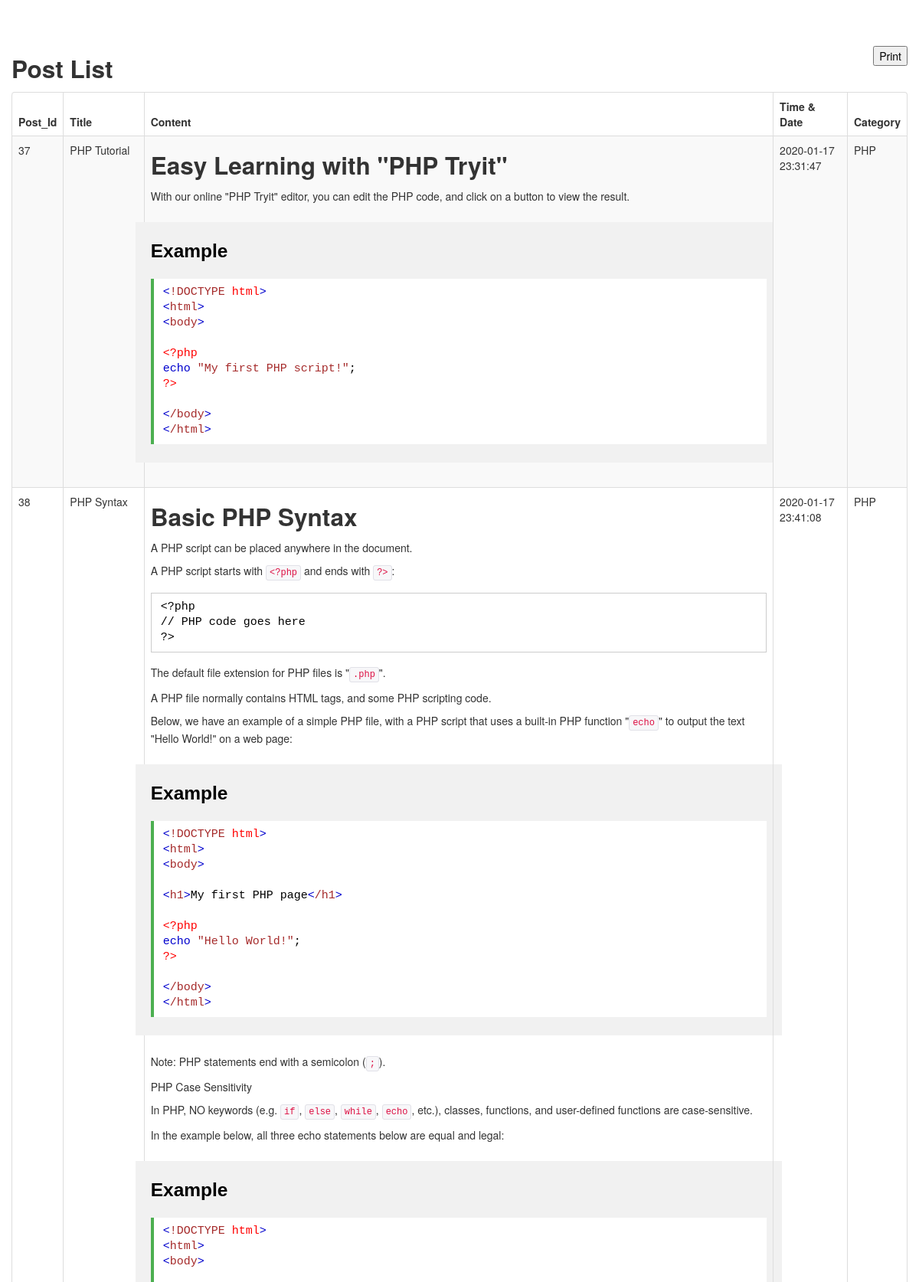
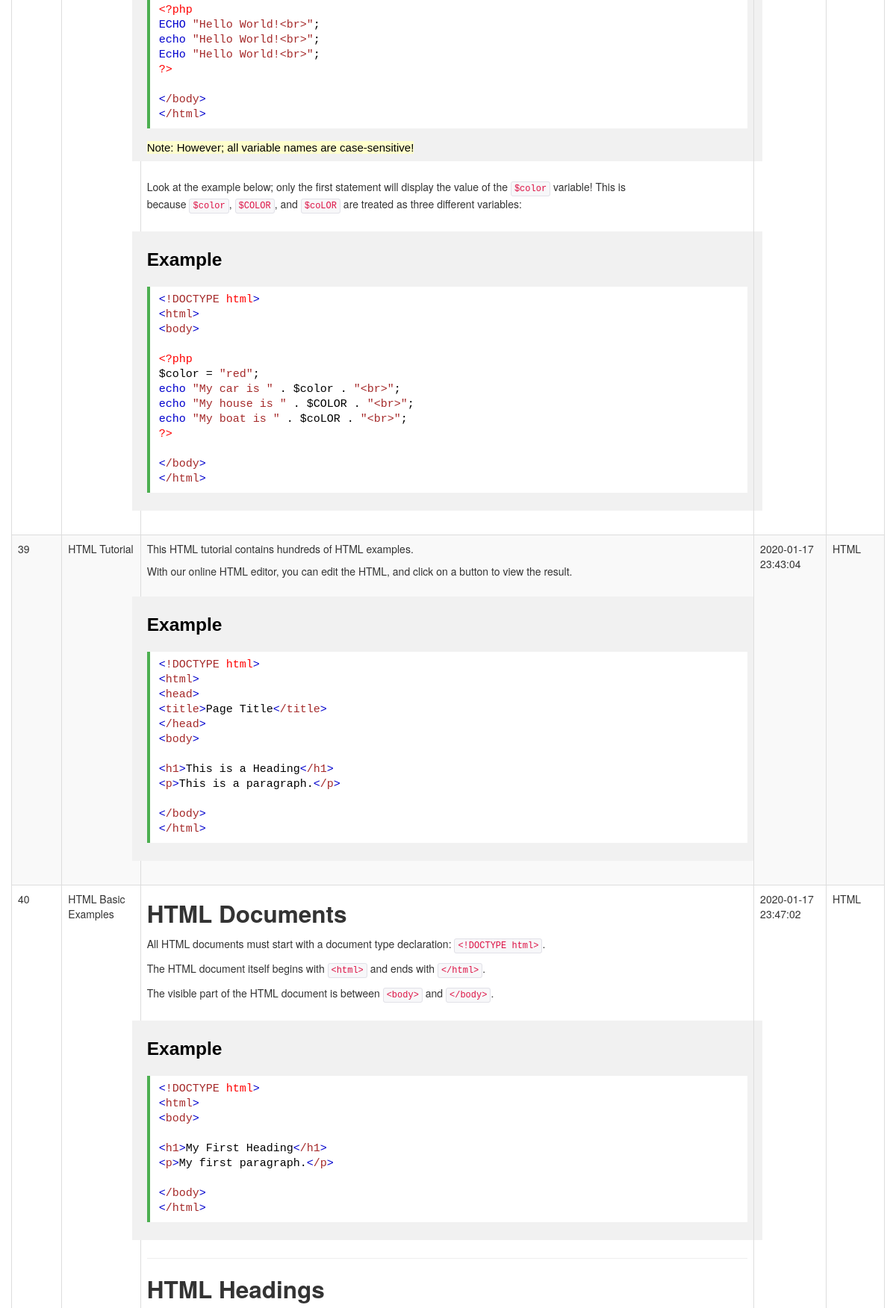
Screenshot of /teacher/post/report.php (upper part) with the database file from the repository (2 pictures, top to bottom).
### tables this page shows
CREATE TABLE `tbl_post` (
  `post_Id` int(11) NOT NULL,
  `title` varchar(255) DEFAULT NULL,
  `content` longtext DEFAULT NULL,
  `datetime_posted` timestamp NULL DEFAULT NULL,
  `cat_name` varchar(20) DEFAULT NULL
);

### teacher/post/report.php (the view, shortened to what this page needs)
<!DOCTYPE html>
<html>
<head>
	    <link href="../../bootstrap/css/bootstrap.min.css" rel="stylesheet" media="screen">
        <link href="../../bootstrap/css/bootstrap-responsive.min.css" rel="stylesheet" media="screen">
</head>
<body>
<div class="container" style="margin:5% auto;">
	 <button class='pull-right'onclick=window.print() id='print-button'>Print</button>
	 <h2>Post List</h2>
	  <table class="table table-striped table-bordered" id="example2">
                                        <thead>
                                        <tr>
                                            <th>Post_Id</th>
                                            <th>Title</th>
                                            <th>Content</th>
                                            <th>Time & Date</th>
                                            <th>Category</th>
                                        </tr>
                                    </thead>
                                    <tbody>
                                        <?php
                                        include "../../functions/connect.php";
                                        $sql = "SELECT * FROM `tbl_post` ";
                                        $run = mysqli_query($con,$sql);
                                        while($row=mysqli_fetch_array($run)){
                                            echo '<tr class="odd gradeX" id="rec">';?>
                                           <?php
                                            echo "<td>".$row['post_Id']."</td>";
                                            echo "<td>".$row['title']."</td>";
                                            echo "<td>".$row['content']."</td>";
                                            echo "<td>".$row['datetime_posted']."</td>";
                                            echo "<td>".$row['cat_name']."</td>";
                                            echo "</tr>";
                                        }
                                        ?>
                                    </tbody>
                                    </table>
</div>
</body>
</html>

### rows the page displays
tbl_post: post_Id "37", title "PHP Tutorial", content "Easy Learning with \"PHP Tryit\" With our online \"PHP Tryit\" editor, you can edit the PHP code, and click on a button to view the result. Example < !DOCTYPE html > < html > < body > <?php echo \"My first PHP script!\" ; ?> < /body > < /html >", datetime_posted "2020-01-17 23:31:47", cat_name "PHP"
tbl_post: post_Id "38", title "PHP Syntax", content "Basic PHP Syntax A PHP script can be placed anywhere in the document. A PHP script starts with <?php and ends with ?> : <?php // PHP code goes here ?> The default file extension for PHP files is \" .php \". A PHP file normally contains HTML tags, and some PHP scripting code. Below, we have an example of a simple PHP file, with a PHP script that uses a built-in PHP function \" echo \" to output the text \"Hello World!\" on a web page: Example < !DOCTYPE html > < html > < body > < h1 > My first PHP page < /h1 > <?php echo \"Hello World!\" ; ?> < /body > < /html > Note: PHP statements end with a semicolon ( ; ). PHP Case Sensitivity In PHP, NO keywords (e.g. if , else , while , echo , etc.), classes,…", datetime_posted "2020-01-17 23:41:08", cat_name "PHP"
tbl_post: post_Id "39", title "HTML Tutorial", content "This HTML tutorial contains hundreds of HTML examples. With our online HTML editor, you can edit the HTML, and click on a button to view the result. Example < !DOCTYPE html > < html > < head > < title > Page Title < /title > < /head > < body > < h1 > This is a Heading < /h1 > < p > This is a paragraph. < /p > < /body > < /html >", datetime_posted "2020-01-17 23:43:04", cat_name "HTML"
tbl_post: post_Id "40", title "HTML Basic Examples", content "HTML Documents All HTML documents must start with a document type declaration: <!DOCTYPE html> . The HTML document itself begins with <html> and ends with </html> . The visible part of the HTML document is between <body> and </body> . Example < !DOCTYPE html > < html > < body > < h1 > My First Heading < /h1 > < p > My first paragraph. < /p > < /body > < /html > HTML Headings", datetime_posted "2020-01-17 23:47:02", cat_name "HTML"
